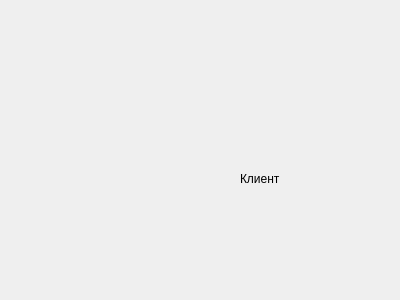
<?xml version="1.0" encoding="UTF-8"?>
<ui version="4.0">
 <class>Dialog</class>
 <widget class="QDialog" name="Dialog">
  <property name="geometry">
   <rect>
    <x>0</x>
    <y>0</y>
    <width>400</width>
    <height>300</height>
   </rect>
  </property>
  <property name="windowTitle">
   <string>Dialog</string>
  </property>
  <widget class="QLabel" name="label">
   <property name="geometry">
    <rect>
     <x>240</x>
     <y>170</y>
     <width>66</width>
     <height>18</height>
    </rect>
   </property>
   <property name="text">
    <string>Клиент</string>
   </property>
  </widget>
 </widget>
 <resources/>
 <connections/>
</ui>
